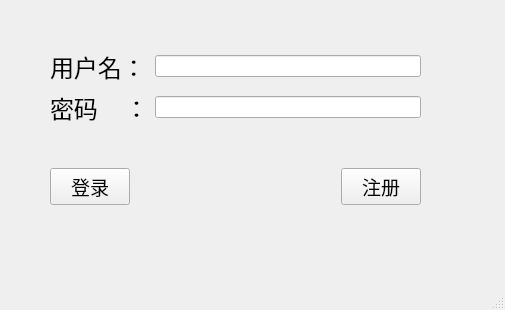
<?xml version="1.0" encoding="UTF-8"?>
<ui version="4.0">
 <class>Client</class>
 <widget class="QMainWindow" name="Client">
  <property name="geometry">
   <rect>
    <x>0</x>
    <y>0</y>
    <width>505</width>
    <height>310</height>
   </rect>
  </property>
  <property name="windowTitle">
   <string>登录/注册</string>
  </property>
  <property name="windowIcon">
   <iconset>
    <normaloff>../../wechat_2025-10-19_143538_258.png</normaloff>../../wechat_2025-10-19_143538_258.png</iconset>
  </property>
  <widget class="QWidget" name="centralwidget">
   <widget class="QWidget" name="layoutWidget">
    <property name="geometry">
     <rect>
      <x>50</x>
      <y>12</y>
      <width>371</width>
      <height>231</height>
     </rect>
    </property>
    <layout class="QVBoxLayout" name="verticalLayout">
     <item>
      <layout class="QGridLayout" name="gridLayout">
       <item row="1" column="1">
        <widget class="QLineEdit" name="pwd_LE">
         <property name="echoMode">
          <enum>QLineEdit::Password</enum>
         </property>
        </widget>
       </item>
       <item row="0" column="0">
        <widget class="QLabel" name="label">
         <property name="font">
          <font>
           <family>Arial</family>
           <pointsize>18</pointsize>
          </font>
         </property>
         <property name="text">
          <string>用户名：</string>
         </property>
        </widget>
       </item>
       <item row="0" column="1">
        <widget class="QLineEdit" name="name_LE"/>
       </item>
       <item row="1" column="0">
        <widget class="QLabel" name="label_2">
         <property name="font">
          <font>
           <family>Arial</family>
           <pointsize>18</pointsize>
          </font>
         </property>
         <property name="text">
          <string>密码    ：</string>
         </property>
        </widget>
       </item>
      </layout>
     </item>
     <item>
      <layout class="QHBoxLayout" name="horizontalLayout">
       <item>
        <widget class="QPushButton" name="login_PB">
         <property name="font">
          <font>
           <family>Arial</family>
           <pointsize>14</pointsize>
          </font>
         </property>
         <property name="text">
          <string>登录</string>
         </property>
        </widget>
       </item>
       <item>
        <spacer name="horizontalSpacer">
         <property name="orientation">
          <enum>Qt::Horizontal</enum>
         </property>
         <property name="sizeHint" stdset="0">
          <size>
           <width>40</width>
           <height>20</height>
          </size>
         </property>
        </spacer>
       </item>
       <item>
        <widget class="QPushButton" name="regist_PB">
         <property name="font">
          <font>
           <family>Arial</family>
           <pointsize>14</pointsize>
          </font>
         </property>
         <property name="text">
          <string>注册</string>
         </property>
        </widget>
       </item>
      </layout>
     </item>
    </layout>
   </widget>
  </widget>
  <widget class="QMenuBar" name="menubar">
   <property name="geometry">
    <rect>
     <x>0</x>
     <y>0</y>
     <width>505</width>
     <height>26</height>
    </rect>
   </property>
  </widget>
  <widget class="QStatusBar" name="statusbar"/>
 </widget>
 <resources/>
 <connections/>
</ui>
